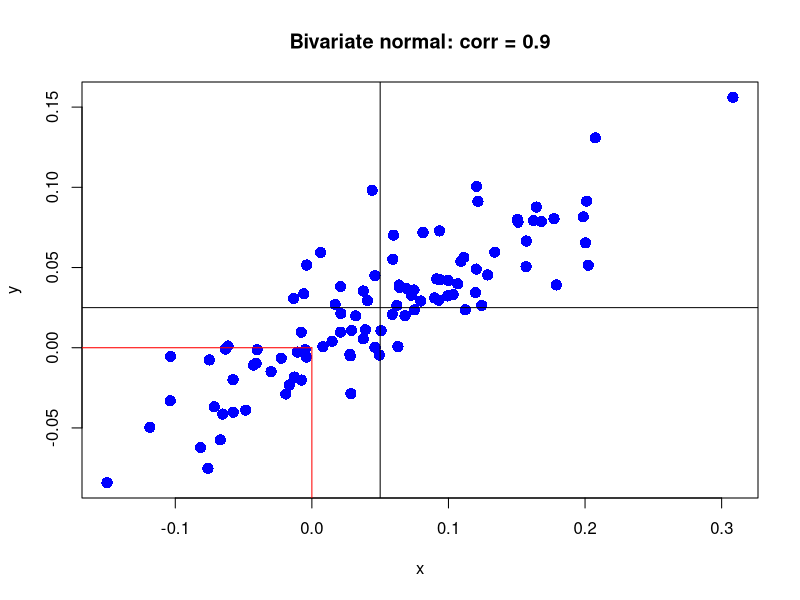

Write R code to recreate this figure.
## ---- chunk 1
knitr::opts_chunk$set(echo = TRUE)
## ---- chunk 2
# Standard deviations  
sig_x <- 0.10
sig_y <- 0.05
# correlation
rho_xy <- 0.9

# Covariance between X and Y
sig_xy <- rho_xy * sig_x * sig_y

# Covariance matrix
Sigma_xy <- matrix(c(sig_x ^ 2, sig_xy, sig_xy, sig_y ^ 2), nrow = 2, ncol = 2)

## ---- chunk 3

library("mvtnorm")

# Means
mu_x <- 0.05
mu_y <- 0.025

# Simulate 100 observations
set.seed(123)  # for reproducibility
xy_vals <- rmvnorm(100,mean=c(mu_x,mu_y),sigma=Sigma_xy)

# Plot the simulated data
plot(xy_vals,pch=16,cex=1.5,col='blue',main='Bivariate normal: corr = 0.9',xlab='x',ylab='y')
# Add lines
abline(v=mu_x,h=mu_y)
# Add line segments
segments(x0 = 0, y0 = -1e10, x1 = 0, y1 = 0, col = "red")
segments(x0 = -1e10, y0 = 0, x1 = 0, y1 = 0, col = "red")
# The the joint probability Pr(X≤0,Y≤0).
pmvnorm(lower=c(-Inf, -Inf), upper=c(0,0), mean=c(mu_x,mu_y), sigma = Sigma_xy)

